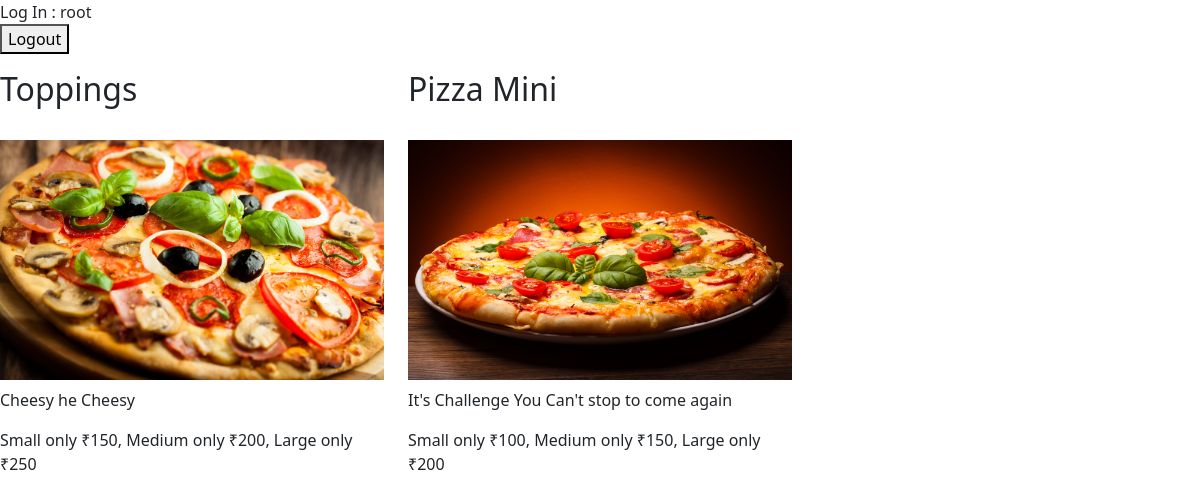
Page /index/ (signed in) on the committed database.
### pizzaShop/models.py (models this page shows, shortened)
class Pizza(models.Model):
	title = models.CharField(max_length = 100)
	image = models.ImageField(upload_to = 'pizzaShop/images')
	small = models.CharField(max_length = 10)
	medium = models.CharField(max_length = 10)
	large = models.CharField(max_length = 10)
	description = models.TextField()
	user = models.ForeignKey(User, on_delete = models.CASCADE)

### pizzaShop/views.py (the view)
# urls.py: path('index/', views.index, name = 'index'),
@login_required
def index(request):
	pizza = Pizza.objects.all()[::-1]
	return render(request, 'pizzaShop/index.html', {'pizza': pizza})

### pizzaShop/templates/pizzaShop/index.html
{% extends 'pizzaShop/base.html'%}
{% load static %}
{% block content %}
	<div class = "row">
	{% for value in pizza %}
	<div class = "col-lg-4 col-md-6">
		<h2>{{value.title}}</h2><br>
		<a href="{% url 'detail' value.id %}">
		<img src = "{{value.image.url}}" class ="img-fluid mb-2" >
		</a>
		<p>{{value.description|striptags|truncatechars:100}}</p>
		<p>Small only ₹{{value.small}}, Medium only ₹{{value.medium}}, Large only ₹{{value.large}}</p>
	</div>
	{% endfor %}
	</div>
	{% endblock %}

### pizzaShop/templates/pizzaShop/base.html (shortened to what this page needs)
{% if user.is_authenticated %}
<head>
	<link href="https://cdn.jsdelivr.net/npm/bootstrap@5.0.0-beta2/dist/css/bootstrap.min.css" rel="stylesheet">
  <link href="//netdna.bootstrapcdn.com/font-awesome/4.1.0/css/font-awesome.min.css" rel="stylesheet">
  <link rel="stylesheet" href="https://cdnjs.cloudflare.com/ajax/libs/font-awesome/4.7.0/css/font-awesome.min.css">
</head>
Log In : {{user.username}}
<form action = "{% url 'logoutUser' %}" method = "POST">
 <button type = "submit">Logout</button>
</form>
{% else %}
<a href = "{% url 'signupuser' %}">Sign Up</a>
<a href = "{% url 'loginUser' %}">Login</a>
{% endif %}
{% block content %} {% endblock %}

### rows in the picture
Pizza: title "Toppings", image (picture), description "Cheesy he Cheesy", small "150", medium "200", large "250"
Pizza: title "Pizza Mini", image (picture), description "It's Challenge You Can't stop to come again", small "100", medium "150", large "200"

### other values in the picture
{{ user.username }} "root"
